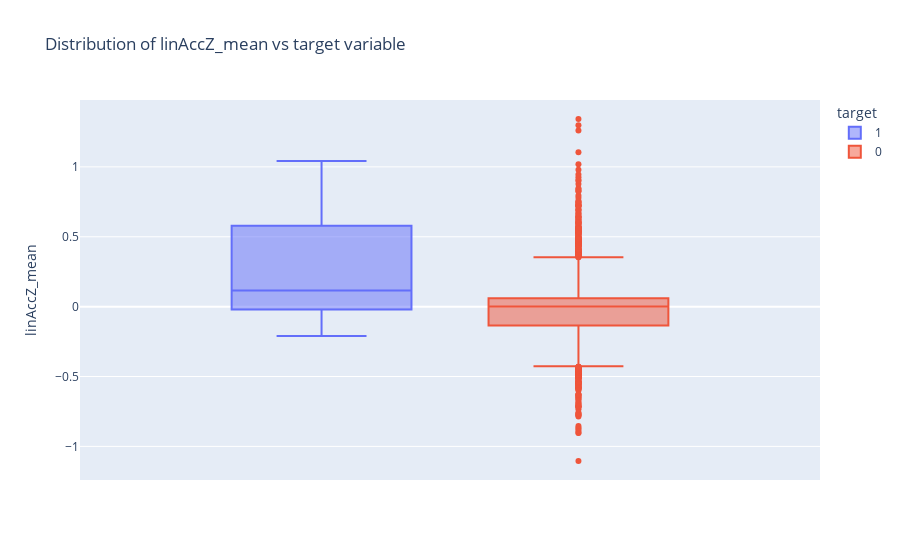

Write notebook code for a chart like this one.
### Markdown cell above
# EDA

### Code cell
fig = px.box(data_custom, y="linAccZ_mean", color="target",title = 'Distribution of linAccZ_mean vs target variable')
fig.update_traces(quartilemethod="exclusive") 
fig.show()

### Figure 1 — Plotly figure (JSON) as saved in the notebook; plotly's stock layout.template omitted (floating-point values rounded to 4 significant figures; data arrays with more than 128 entries replaced by an {"elided": "..."} marker saying what was removed)
{"data": [{"alignmentgroup": "True", "hovertemplate": "target=1<br>linAccZ_mean=%{y}<extra></extra>", "legendgroup": "1", "marker": {"color": "#636efa"}, "name": "1", "notched": false, "offsetgroup": "1", "orientation": "v", "quartilemethod": "exclusive", "showlegend": true, "type": "box", "x0": " ", "xaxis": "x", "y": {"elided": "274 float values"}, "y0": " ", "yaxis": "y"}, {"alignmentgroup": "True", "hovertemplate": "target=0<br>linAccZ_mean=%{y}<extra></extra>", "legendgroup": "0", "marker": {"color": "#EF553B"}, "name": "0", "notched": false, "offsetgroup": "0", "orientation": "v", "quartilemethod": "exclusive", "showlegend": true, "type": "box", "x0": " ", "xaxis": "x", "y": {"elided": "2511 float values"}, "y0": " ", "yaxis": "y"}], "layout": {"boxmode": "group", "legend": {"title": {"text": "target"}, "tracegroupgap": 0}, "title": {"text": "Distribution of linAccZ_mean vs target variable"}, "xaxis": {"anchor": "y", "domain": [0, 1]}, "yaxis": {"anchor": "x", "domain": [0, 1], "title": {"text": "linAccZ_mean"}}}}
